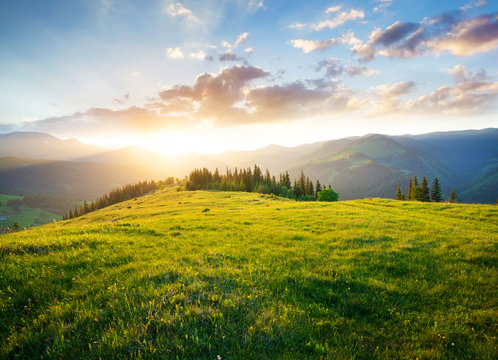
#> input picture land.jpg, 498 x 360 px
$ jupyter execute proj1.ipynb
#> lines starting #> are read from the running program, lines starting #| are printed output that depends on the picture
[cell 1]
#Reduce Number of unique colors using k-means clustering

[cell 2]
import numpy as np
from sklearn.cluster import KMeans
from PIL import Image
import matplotlib.pyplot as plt

[cell 3]
#opens the image using PIL->Ensures RGB->Displays Image
image = Image.open('land.jpg')
#> image is the input picture: PIL image 498x360 RGB; mean R, G, B 141.6, 147.4, 109.1
image = image.convert('RGB')  # Ensure RGB format

[cell 4]
image_np = np.array(image)
image_np.shape
plt.imshow(image_np)

[cell 5]
#reshaping all pixels into single column for better computation
pixels = image_np.reshape(-1,3)
pixels.shape
#> Out = (179280, 3)

[cell 6]
k = 5
kmeans = KMeans(n_clusters=k, random_state=42)
kmeans.fit(pixels)

[cell 7]
compressed_colors = kmeans.cluster_centers_
labels = kmeans.labels_

[cell 8]
#Represents the RGB Pixel value of 'k' number of centroids
compressed_colors

[cell 9]
#represents the index of the centroid each pixel belongs to
labels

[cell 10]
#reconstructing the image
compressed_pixels = compressed_colors[labels]
compressed_pixels = np.clip(compressed_pixels, 0, 255).astype('uint8')

[cell 11]
compressed_pixels.shape

[cell 12]
compressed_image_np = compressed_pixels.reshape(image_np.shape)
compressed_image_np.shape
plt.imshow(compressed_image_np)
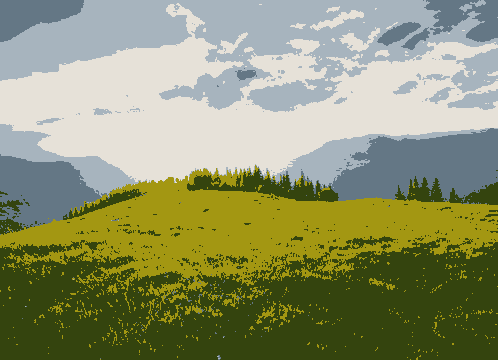
#> shown: shape (360, 498, 3); mean R, G, B 141.2, 146.9, 108.7
